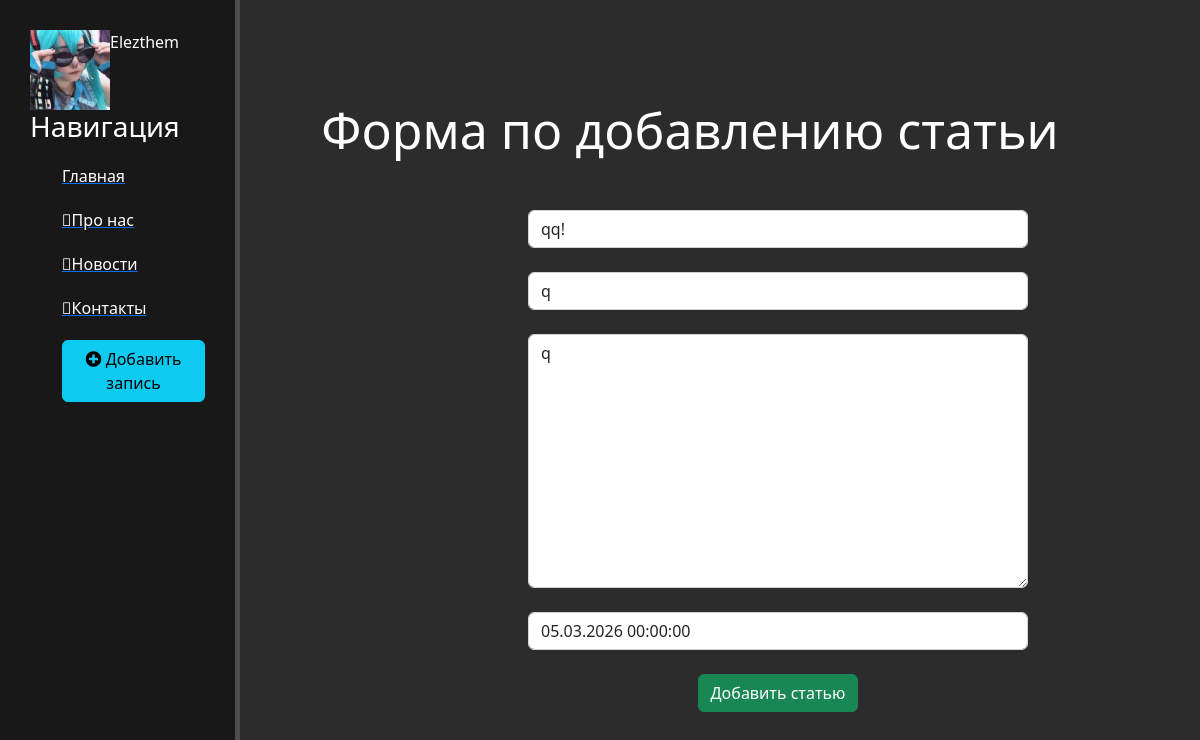
The app's page /news/7/update with its own data.
### news/models.py (models this page shows, shortened)
class Articles(models.Model):
    title = models.CharField('Название', max_length=50)
    anons = models.CharField('Анонс', max_length=250)
    full_text = models.TextField('Статья')
    date = models.DateTimeField('Дата публикации')
    class Meta:
        verbose_name = 'Новость'
        verbose_name_plural = 'Новости'

### news/views.py (the view)
# urls.py: path('<int:pk>/update', views.NewsUpdateView.as_view(), name='news-update'),
class NewsUpdateView(UpdateView):
    model = Articles
    template_name = 'news/create.html'
    form_class = ArticlesForm

### news/forms.py
class ArticlesForm(ModelForm):
    class Meta:
        model = Articles
        fields = ['title', 'anons', 'full_text', 'date']
        widgets = {
            "title": TextInput(attrs={
                'class': 'form-control',
                'placeholder': 'Название статьи'
            }),
            "anons": TextInput(attrs={
                'class': 'form-control',
                'placeholder': 'Анонс статьи'
            }),
            "date": DateTimeInput(attrs={
                'class': 'form-control',
                'placeholder': 'Дата публикации'
            }),
            "full_text": Textarea(attrs={
                'class': 'form-control',
                'placeholder': 'Текст статьи'
            }),
        }

### news/templates/news/create.html (shortened to what this page needs)
{% extends 'main/layout.html' %}
{% block content %}
    <div class="features">
        <h1>Форма по добавлению статьи</h1>
        <form method="post" action="/news/create">
            {{ form.title }}<br>
            {{ form.anons }}<br>
            {{ form.full_text }}<br>
            {{ form.date }}<br>
            <button class="btn btn-success" type="submit">Добавить статью</button>
        </form>
    </div>
{% endblock %}

### main/static/main/css/main.css (style rules this page uses)
body { background: #2c2c2c; }
main .features { float: left; color: #fff; margin-top: 100px; text-align: center; width: 75%; }
main .features h1 { font-size: 50px; }
form { margin-left: 32%; width: 500px; margin-top: 50px; }

### records on screen
Articles: title "qq!", anons "q", full_text "q", date "05.03.2026 00:00:00"
